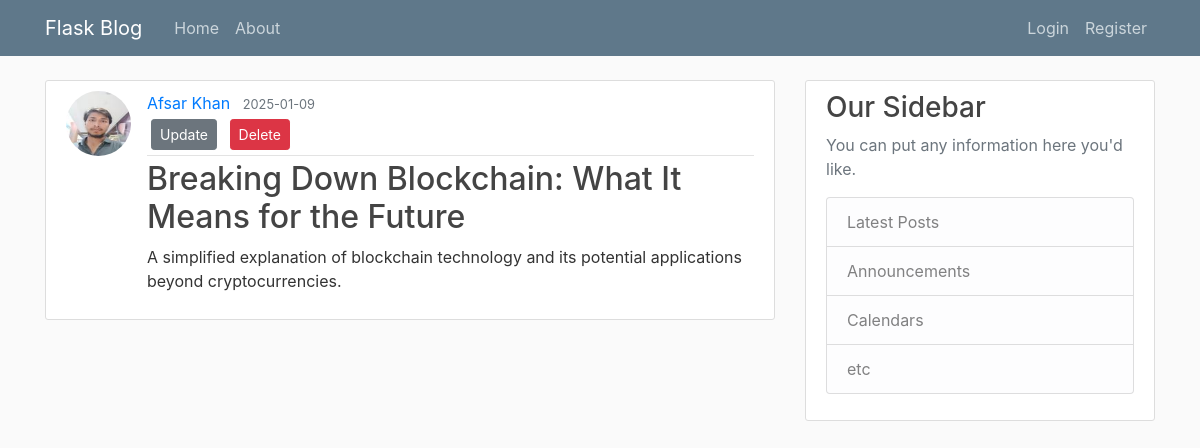
The app's page /post/19 with its own data.
### flaskblog/models.py (models this page shows, shortened)
class User(db.Model, UserMixin):
    id = db.Column(db.Integer, primary_key=True)
    username = db.Column(db.String(20), unique=True, nullable=False)
    email = db.Column(db.String(120), unique=True, nullable=False)
    image_file = db.Column(db.String(20), nullable=False, default='default.jpg')
    password = db.Column(db.String(60), nullable=False)
    posts = db.relationship('Post', backref='author', lazy=True)

class Post(db.Model):
    id = db.Column(db.Integer, primary_key=True)
    title = db.Column(db.String(100), nullable=False)
    date_posted = db.Column(db.DateTime, nullable=False, default=datetime.utcnow)
    content = db.Column(db.Text, nullable=False)
    user_id = db.Column(db.Integer, db.ForeignKey('user.id'), nullable=False)

### flaskblog/routes.py (the view)
@app.route('/post/<int:post_id>')
def post(post_id):
    post = Post.query.get_or_404(post_id)
    return render_template('post.html', title=post.title, post=post)

### flaskblog/templates/post.html (shortened to what this page needs)
{% extends 'layout.html' %}
{% block content %}
<article class="media content-section">
    <img class="rounded-circle article-img" src="{{ url_for('static', filename='profile_pics/' + post.author.image_file) }}" alt="">
    <div class="media-body">
        <div class="article-metadata">
            <a class="mr-2" href="{{ url_for('user_posts', username=post.author.username) }}">{{ post.author.username }}</a>
            <small class="text-muted">{{ post.date_posted.strftime('%Y-%m-%d') }}</small>
            {% if post.user != current_user %}
                <div>
                    <a class="btn btn-secondary btn-sm m-1 mb-1" href="{{ url_for('update_post', post_id=post.id) }}">Update</a>
                    <button type="button" class="btn btn-danger btn-sm m-1" data-toggle="modal" data-target="#deleteModal">Delete</button>
                </div>
            {% endif %}
        </div>
        <h2><a class="article-title" href="#">{{ post.title }}</a></h2>
        <p class="article-content">{{ post.content }}</p>
    </div>
</article>
{% endblock content %}

### flaskblog/static/main.css (style rules this page uses)
body { background: #fafafa; color: #333333; margin-top: 5rem; }
h1, h2, h3, h4, h5, h6 { color: #444444; }
.content-section { background: #ffffff; padding: 10px 20px; border: 1px solid #dddddd; border-radius: 3px; margin-bottom: 20px; }
.article-title { color: #444444; }
.article-content { white-space: pre-line; }
.article-img { height: 65px; width: 65px; margin-right: 16px; }
.article-metadata { padding-bottom: 1px; margin-bottom: 4px; border-bottom: 1px solid #e3e3e3 }

### records on screen
User: image_file (picture), author.username "Afsar Khan"
Post: date_posted "2025-01-09", title "Breaking Down Blockchain: What It Means for the Future", content "A simplified explanation of blockchain technology and its potential applications beyond cryptocurrencies."
